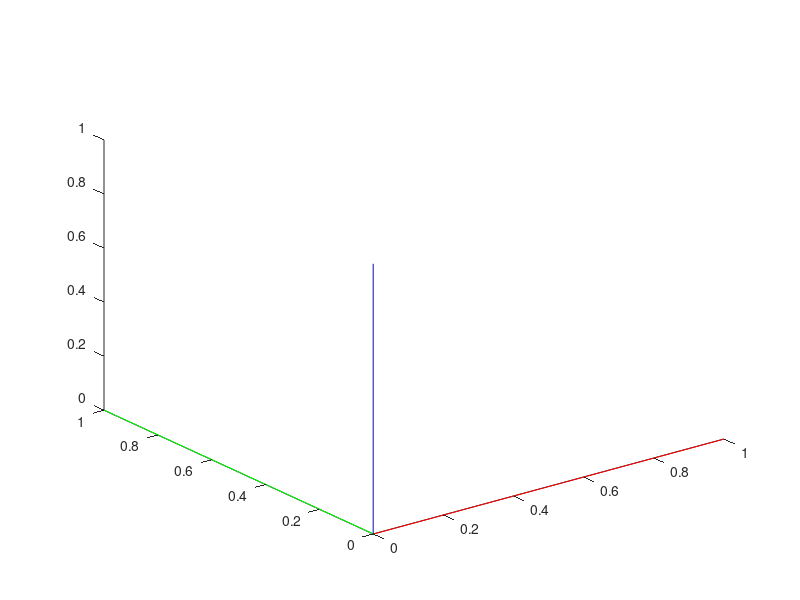

Source code (MATLAB): (Note: this script raises an error after producing the figure.)
close all;

view(3);
daspect([1 1 1]);
plot3([0,1],[0,0],[0,0],'Color',[1,0,0]);
hold on
plot3([0,0],[0,1],[0,0],'Color',[0,1,0]);
plot3([0,0],[0,0],[0,1],'Color',[0,0,1]);

T = makehgtform('translate',[1,1,1],'zrotate',pi/4)
O1 = T*[0;0;0;1];

v1 = T*[1;0;0;1]
v2 = T*[0;1;0;1]
v3 = T*[0;0;1;1]

plot3([O1(1),v1(1)],[O1(2),v1(2)],[O1(3),v1(3)],'Color',[1,0,0], 'LineStyle','--');
plot3([O1(1),v2(1)],[O1(2),v2(2)],[O1(3),v2(3)],'Color',[0,1,0],'LineStyle','--');
plot3([O1(1),v3(1)],[O1(2),v3(2)],[O1(3),v3(3)],'Color',[0,0,1], 'LineStyle','--');
